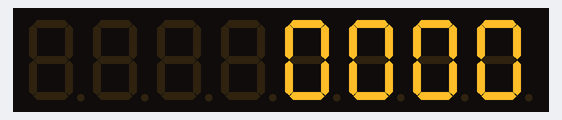
Simulated run of this sketch. Board: Arduino Uno, built with avr-gcc and run on an emulated ATmega328P. Parts: 8-digit seven-segment display.

Above: at 0.05 s.
At 5.02 s:
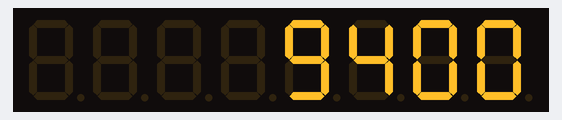
At 9.99 s:
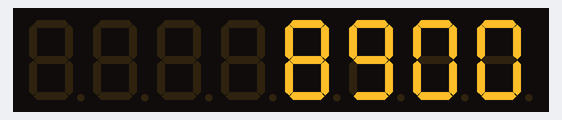
At 19.94 s:
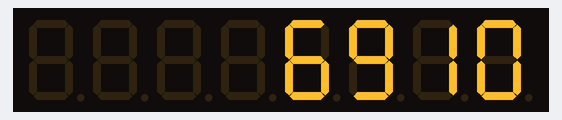
At 29.98 s:
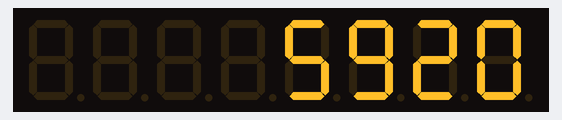
At 39.94 s:
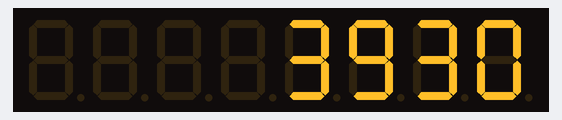

The sketch:

MAX7219_7segment.ino
```cpp
#include "LedControl.h"

// Pins: DIN, CLK, LOAD
const int DIN_PIN = 11;
const int CLK_PIN = 13;
const int LOAD_PIN = 10;

// 1 device (one MAX7219 module)
LedControl lc = LedControl(DIN_PIN, CLK_PIN, LOAD_PIN, 1);

void setup() {
  lc.shutdown(0, false);   // Wake up MAX7219
  lc.setIntensity(0, 8);   // Brightness (0-15)
  lc.clearDisplay(0);      // Clear display
}

void loop() {
  // Start counting from 0000 to 9999
  for (int number = 0; number <= 9999; number++) {
    int units     = number % 10;
    int tens      = (number / 10) % 10;
    int hundreds  = (number / 100) % 10;
    int thousands = (number / 1000) % 10;

    // Display digits: 0 = leftmost, 3 = rightmost
    lc.setDigit(0, 3, units, false);     // Rightmost
    lc.setDigit(0, 2, tens, false);
    lc.setDigit(0, 1, hundreds, false);
    lc.setDigit(0, 0, thousands, false); // Leftmost

    delay(100); // Adjust speed
  }
}
```
